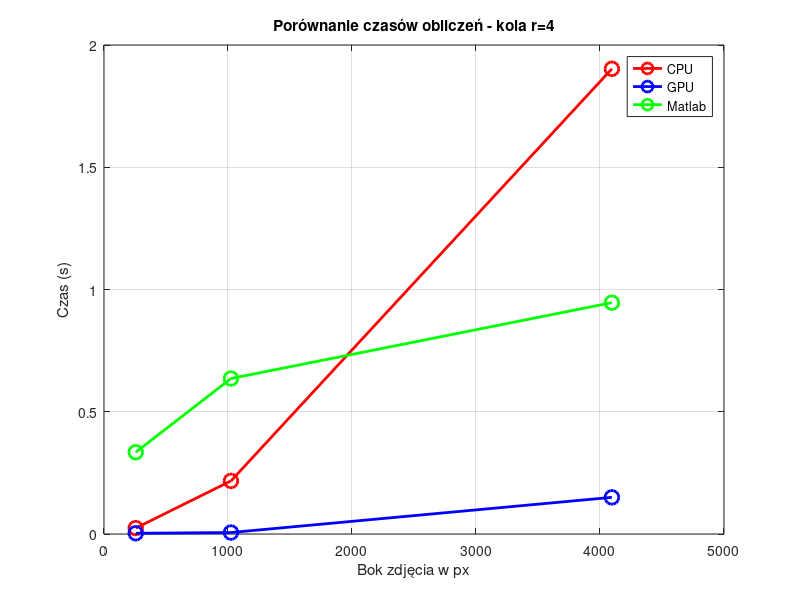

The MATLAB source for this figure:
clear all;
close all;

daneCPU = [0.0241065
0.217176
1.90277
];
daneGPU = [0.0030917
0.0060081
0.149966
];
daneMatlab = [0.334397
0.635953
0.946129
];

x = [256, 1024, 4096];

figure;
plot(x, daneCPU, 'ro-', 'LineWidth', 2, 'MarkerSize', 10);
hold on;
plot(x, daneGPU, 'bo-', 'LineWidth', 2, 'MarkerSize', 10);
plot(x, daneMatlab, 'go-', 'LineWidth', 2, 'MarkerSize', 10);

title('Porównanie czasów obliczeń - kola r=4');
xlabel('Bok zdjęcia w px');
ylabel('Czas (s)');
legend('CPU', 'GPU', 'Matlab');
grid on;
hold off;